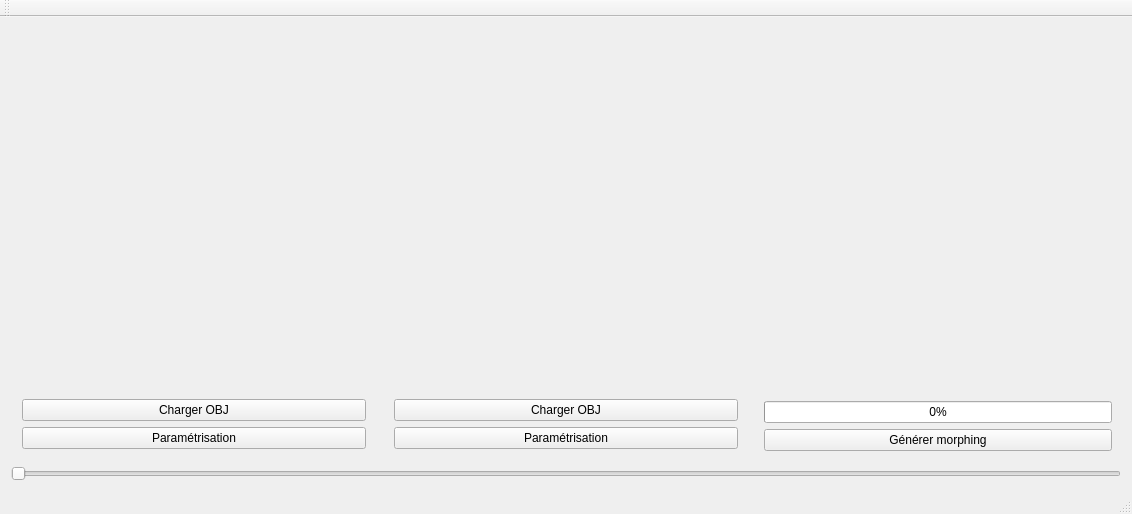
<?xml version="1.0" encoding="UTF-8"?>
<ui version="4.0">
 <class>MainWindow</class>
 <widget class="QMainWindow" name="MainWindow">
  <property name="geometry">
   <rect>
    <x>0</x>
    <y>0</y>
    <width>1132</width>
    <height>514</height>
   </rect>
  </property>
  <property name="windowTitle">
   <string>MainWindow</string>
  </property>
  <widget class="QWidget" name="centralWidget">
   <layout class="QGridLayout" name="gridLayout">
    <item row="0" column="0">
     <layout class="QVBoxLayout" name="verticalLayout_5">
      <item>
       <layout class="QHBoxLayout" name="horizontalLayout">
        <item>
         <widget class="QWidget" name="vertical1" native="true">
          <property name="sizePolicy">
           <sizepolicy hsizetype="MinimumExpanding" vsizetype="Preferred">
            <horstretch>150</horstretch>
            <verstretch>0</verstretch>
           </sizepolicy>
          </property>
          <layout class="QVBoxLayout" name="verticalLayout_2">
           <property name="sizeConstraint">
            <enum>QLayout::SetMaximumSize</enum>
           </property>
           <item>
            <widget class="MeshViewerWidget" name="displayWidget" native="true">
             <property name="sizePolicy">
              <sizepolicy hsizetype="Expanding" vsizetype="Expanding">
               <horstretch>0</horstretch>
               <verstretch>0</verstretch>
              </sizepolicy>
             </property>
            </widget>
           </item>
           <item>
            <widget class="QPushButton" name="pushButton_chargement">
             <property name="minimumSize">
              <size>
               <width>200</width>
               <height>0</height>
              </size>
             </property>
             <property name="text">
              <string>Charger OBJ</string>
             </property>
            </widget>
           </item>
           <item>
            <widget class="QPushButton" name="button_parametrization">
             <property name="text">
              <string>Paramétrisation</string>
             </property>
            </widget>
           </item>
          </layout>
         </widget>
        </item>
        <item>
         <widget class="QWidget" name="vertical2" native="true">
          <property name="sizePolicy">
           <sizepolicy hsizetype="MinimumExpanding" vsizetype="Preferred">
            <horstretch>150</horstretch>
            <verstretch>0</verstretch>
           </sizepolicy>
          </property>
          <property name="minimumSize">
           <size>
            <width>0</width>
            <height>0</height>
           </size>
          </property>
          <layout class="QVBoxLayout" name="verticalLayout_3">
           <item>
            <widget class="MeshViewerWidget" name="displayWidget2" native="true">
             <property name="sizePolicy">
              <sizepolicy hsizetype="Expanding" vsizetype="Expanding">
               <horstretch>0</horstretch>
               <verstretch>0</verstretch>
              </sizepolicy>
             </property>
            </widget>
           </item>
           <item>
            <widget class="QPushButton" name="pushButton_chargement2">
             <property name="minimumSize">
              <size>
               <width>200</width>
               <height>0</height>
              </size>
             </property>
             <property name="text">
              <string>Charger OBJ</string>
             </property>
            </widget>
           </item>
           <item>
            <widget class="QPushButton" name="button_parametrization2">
             <property name="text">
              <string>Paramétrisation</string>
             </property>
            </widget>
           </item>
          </layout>
         </widget>
        </item>
        <item>
         <widget class="QWidget" name="verticalWidget" native="true">
          <property name="sizePolicy">
           <sizepolicy hsizetype="MinimumExpanding" vsizetype="Preferred">
            <horstretch>150</horstretch>
            <verstretch>0</verstretch>
           </sizepolicy>
          </property>
          <layout class="QVBoxLayout" name="verticalLayout">
           <property name="leftMargin">
            <number>9</number>
           </property>
           <property name="topMargin">
            <number>9</number>
           </property>
           <property name="rightMargin">
            <number>9</number>
           </property>
           <property name="bottomMargin">
            <number>9</number>
           </property>
           <item>
            <widget class="MeshViewerWidget" name="displayWidget3" native="true">
             <property name="sizePolicy">
              <sizepolicy hsizetype="Expanding" vsizetype="Expanding">
               <horstretch>0</horstretch>
               <verstretch>0</verstretch>
              </sizepolicy>
             </property>
            </widget>
           </item>
           <item>
            <widget class="QProgressBar" name="progressBar">
             <property name="value">
              <number>0</number>
             </property>
            </widget>
           </item>
           <item>
            <widget class="QPushButton" name="pushButton_morphing">
             <property name="text">
              <string>Générer morphing</string>
             </property>
            </widget>
           </item>
          </layout>
         </widget>
        </item>
       </layout>
      </item>
      <item>
       <widget class="QSlider" name="animationBar">
        <property name="enabled">
         <bool>false</bool>
        </property>
        <property name="maximum">
         <number>100</number>
        </property>
        <property name="orientation">
         <enum>Qt::Horizontal</enum>
        </property>
       </widget>
      </item>
      <item>
       <layout class="QHBoxLayout" name="horizontalLayout_2"/>
      </item>
     </layout>
    </item>
   </layout>
  </widget>
  <widget class="QMenuBar" name="menuBar">
   <property name="geometry">
    <rect>
     <x>0</x>
     <y>0</y>
     <width>1132</width>
     <height>22</height>
    </rect>
   </property>
  </widget>
  <widget class="QToolBar" name="mainToolBar">
   <attribute name="toolBarArea">
    <enum>TopToolBarArea</enum>
   </attribute>
   <attribute name="toolBarBreak">
    <bool>false</bool>
   </attribute>
  </widget>
  <widget class="QStatusBar" name="statusBar"/>
 </widget>
 <layoutdefault spacing="6" margin="11"/>
 <customwidgets>
  <customwidget>
   <class>MeshViewerWidget</class>
   <extends>QWidget</extends>
   <header location="global">meshviewerwidget.h</header>
   <container>1</container>
  </customwidget>
 </customwidgets>
 <resources/>
 <connections/>
</ui>
